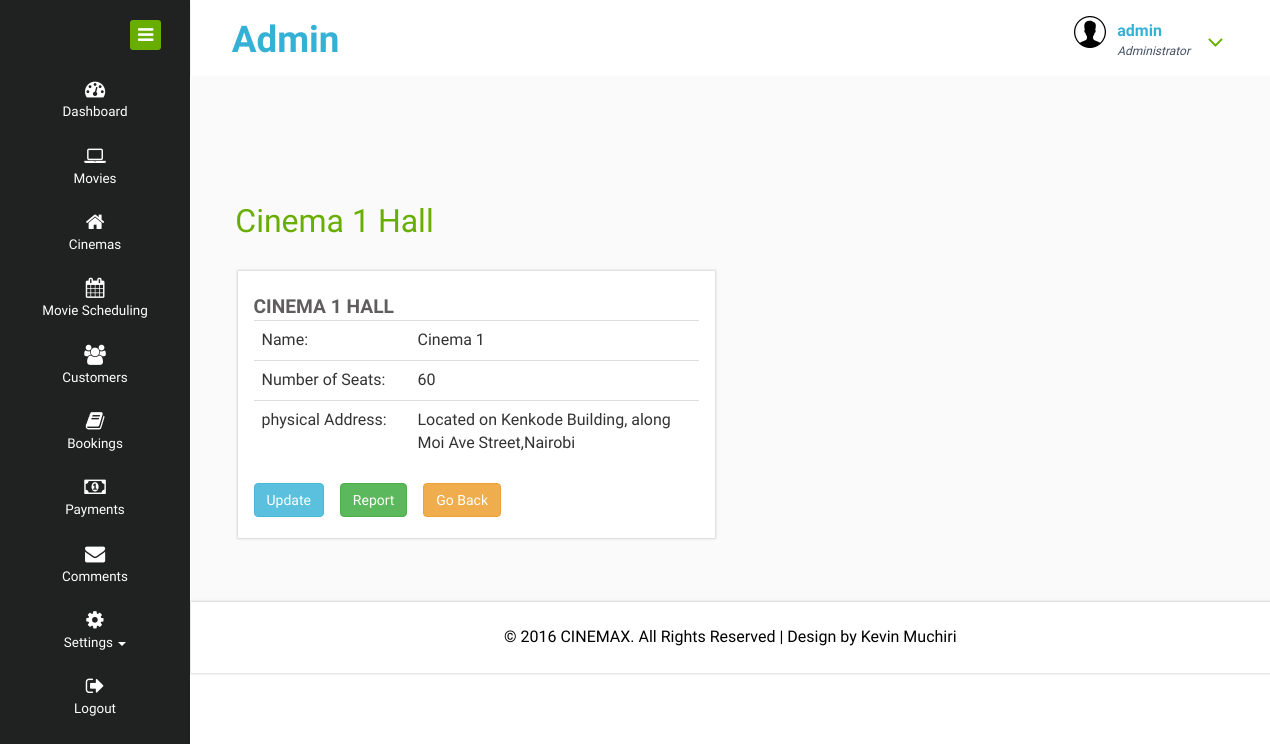
The app's page /admin/view_cinema.php?id=1 (signed in) with its own data.
### tables this page shows
CREATE TABLE `cinemas` (
  `id` int(11) NOT NULL,
  `name` varchar(100) NOT NULL,
  `number_of_seats` int(11) NOT NULL,
  `address` text
);

### admin/view_cinema.php (the view, shortened to what this page needs)
<?php
include'db.php';
             $sel = mysqli_query($con,"select * from cinemas where id='".$_REQUEST['id']."'");
             $row = mysqli_fetch_array($sel,MYSQLI_ASSOC);
             ?>
<!DOCTYPE HTML>
<html>
<head>
<link href="css/bootstrap.css" rel="stylesheet" type="text/css" media="all">
<link href="css/jquery.dataTables.1.10.11.min.css" rel="stylesheet" type="text/css" media="all">
<link href="css/style.css" rel="stylesheet" type="text/css" media="all"/>
<link href="css/font-awesome.css" rel="stylesheet">
</head>
<body>
<div class="page-container">
   <div class="left-content">
	   <div class="mother-grid-inner">
				<?php include'head.php';?>
<div class="inner-block" >
    <div class="product-block ">
    	<div class="pro-head">
    		<h2><?php echo $row['name'];?> Hall</h2>
    	</div>
      <div class="col-md-6 chit-chat-layer1-left">
               <div class="work-progres">
                            <div class="chit-chat-heading">
                                  <?php echo $row['name'];?> Hall
                            </div>
                            <div class="row event-agile2">
      <div class="col-lg-12 col-md-12 event-w3ls">
        <div class="table-responsive">
          <table class="table table-hover">
                              <tbody>
                                <tr>
                                  <td width="35%">Name:</td>
                                  <td><?php echo $row['name']?></td>
                                  </tr>
                              <tr>
                                 <td>Number of Seats:</td>
                                  <td><?php echo $row['number_of_seats']?></td> </tr>
                              <tr>
                                 <td>physical Address:</td>
                                  <td><?php echo $row['address']?></td> </tr>
                          </tbody>
                      </table>
        </div>
      </div>
    </div>
    <div><a class="btn btn-info" href="update_cinema.php?id=<?php echo $_REQUEST['id'];?>">Update</a>&nbsp;&nbsp;&nbsp;&nbsp;<a target="blank" class="btn btn-success" href="reportcinema.php?id=<?php echo $_REQUEST['id'];?>">Report</a>&nbsp;&nbsp;&nbsp;&nbsp;<a class="btn btn-warning" href="cinema.php">Go Back</a></div>
             </div>
      </div>
      <div class="clearfix"> </div>
    </div>
</div>
<link rel="stylesheet" type="text/css" href="css/magnific-popup.css">
<?php include'footer.php';?>
</div>
</div>
    <?php include'includes.php';?>
</body>
</html>

### admin/includes.php (style rules this page uses)
a { text-decoration:none }

### records on screen
cinemas: name "Cinema 1", name "CINEMA 1", number_of_seats "60", address "Located on Kenkode Building, along Moi Ave Street,Nairobi"

### other values on screen
$_SESSION['manager'] "admin"
